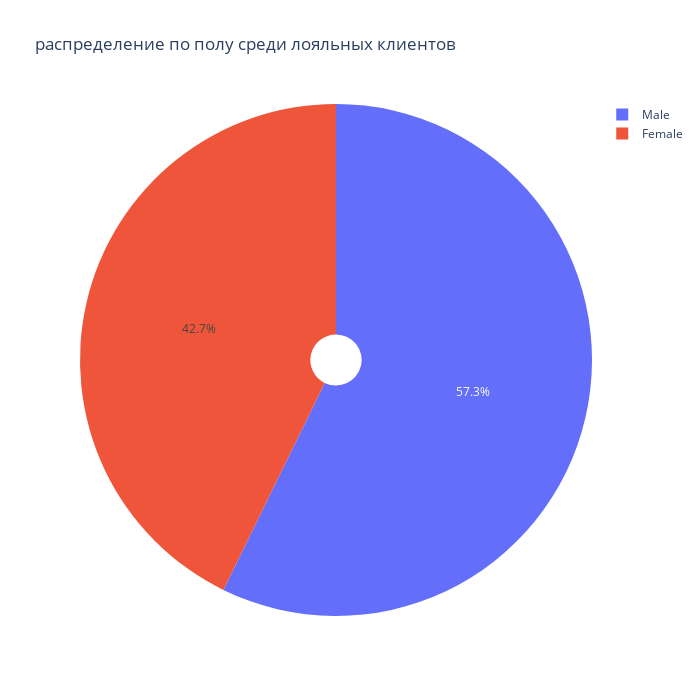
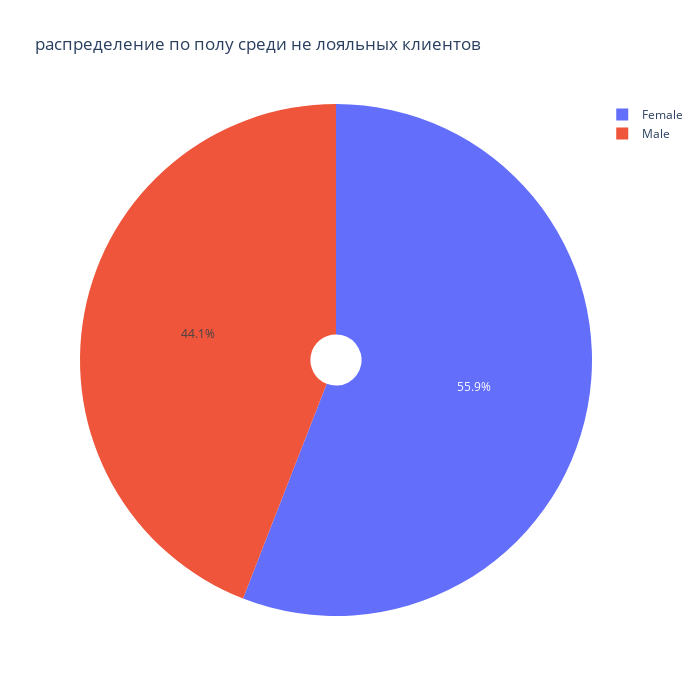

The notebook cell saved with these charts, in order:
### Markdown cell above
# 9.5 явной зависимости кредитного рейтинга от зарплаты нету

### Code cell
# 9.6
import pandas as pd
import numpy as np

import plotly.express as px
import plotly.graph_objects as go
import plotly.figure_factory as ff

import matplotlib.pyplot as plt
%matplotlib inline
import seaborn as sns
churn_data = pd.read_csv('data/churn.csv')
data = churn_data.copy()
data = data.drop(columns = ['RowNumber'],axis = 1)

data_1 = data.copy()
data = data.loc[data['Exited'] != 1]
fig = px.pie(
    data_frame=data,
    names='Gender',
    height=700,
    width=700,
    title='распределение по полу среди лояльных клиентов',
    hole=0.1
)
fig.show()

data_1 = data_1.loc[data_1['Exited'] != 0]
fig = px.pie(
    data_frame=data_1,
    names='Gender',
    height=700,
    width=700,
    title='распределение по полу среди не лояльных клиентов',
    hole=0.1
)
fig.show()

### Figure 1 — Plotly figure (JSON) as saved in the notebook; plotly's stock layout.template omitted (floating-point values rounded to 4 significant figures; data arrays with more than 128 entries replaced by an {"elided": "..."} marker saying what was removed)
{"data": [{"domain": {"x": [0, 1], "y": [0, 1]}, "hole": 0.1, "hovertemplate": "Gender=%{label}<extra></extra>", "labels": {"elided": "7963 str values"}, "legendgroup": "", "name": "", "showlegend": true, "type": "pie"}], "layout": {"height": 700, "legend": {"tracegroupgap": 0}, "title": {"text": "распределение по полу среди лояльных клиентов"}, "width": 700}}

### Figure 2 — Plotly figure (JSON) as saved in the notebook; plotly's stock layout.template omitted (floating-point values rounded to 4 significant figures; data arrays with more than 128 entries replaced by an {"elided": "..."} marker saying what was removed)
{"data": [{"domain": {"x": [0, 1], "y": [0, 1]}, "hole": 0.1, "hovertemplate": "Gender=%{label}<extra></extra>", "labels": {"elided": "2037 str values"}, "legendgroup": "", "name": "", "showlegend": true, "type": "pie"}], "layout": {"height": 700, "legend": {"tracegroupgap": 0}, "title": {"text": "распределение по полу среди не лояльных клиентов"}, "width": 700}}
